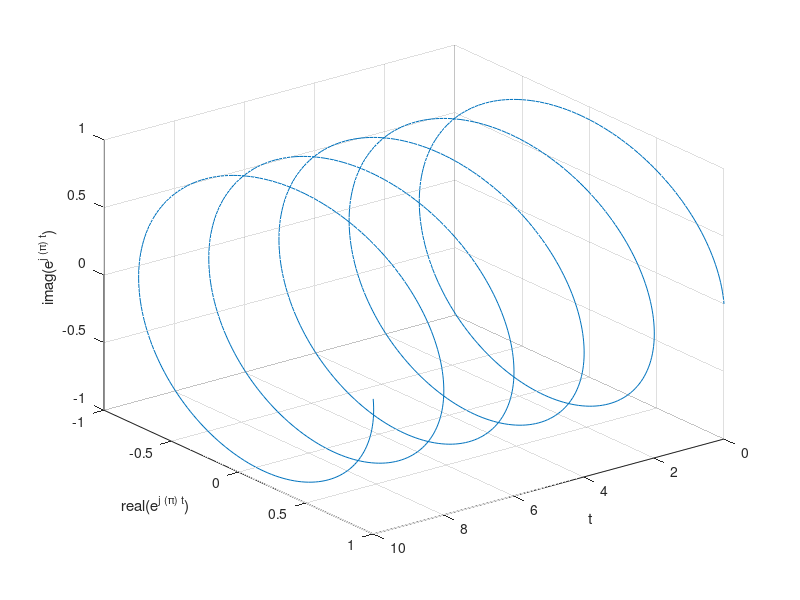

The MATLAB script that drew this image: (Note: this script raises an error after producing the figure.)
j = sqrt(-1);
t = 0:0.01:10+0.001;
omega = pi;
xv = exp(j*omega*t);

plot3(t,real(xv),imag(xv));
xlabel('t');  ylabel('real(e^{j (\pi) t})');  zlabel('imag(e^{j (\pi) t})');
% axis([min(t) max(t) -0.2 1.2]);
% subplot(2,1,2);  
% plot(t,angle(xv));
% xlabel('t');  ylabel('\angle (e^{j (2 \pi) t})');
[az,el] = view;  view(az+180,el);
grid on;

exportfig(gcf,'complexexpplot3.eps','width',4,'height',3,'fontmode','fixed','Color','cmyk','fontsize',8);
